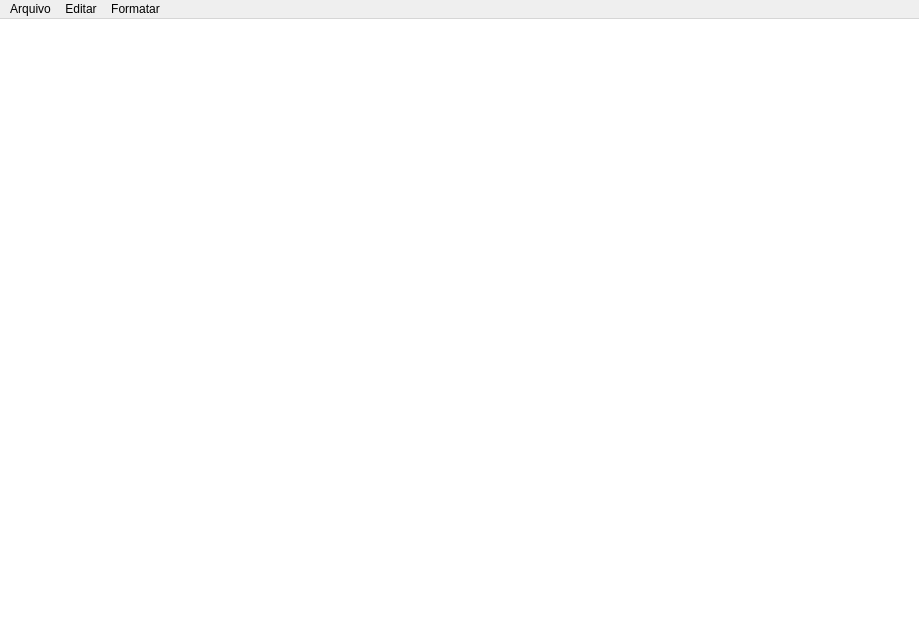
<?xml version="1.0" encoding="UTF-8"?>
<ui version="4.0">
 <class>Notepad</class>
 <widget class="QMainWindow" name="Notepad">
  <property name="geometry">
   <rect>
    <x>0</x>
    <y>0</y>
    <width>919</width>
    <height>631</height>
   </rect>
  </property>
  <property name="windowTitle">
   <string>Notepad</string>
  </property>
  <widget class="QWidget" name="centralwidget">
   <property name="styleSheet">
    <string notr="true">background-color: rgb(255, 255, 255);</string>
   </property>
   <layout class="QGridLayout" name="gridLayout_4">
    <item row="0" column="0">
     <layout class="QGridLayout" name="gridLayout_3">
      <item row="0" column="0">
       <widget class="QTextEdit" name="texto">
        <property name="font">
         <font>
          <family>Consolas</family>
          <pointsize>10</pointsize>
         </font>
        </property>
        <property name="styleSheet">
         <string notr="true">QTextEdit{
	margin: -200;
	color: black;
}</string>
        </property>
       </widget>
      </item>
     </layout>
    </item>
   </layout>
  </widget>
  <widget class="QMenuBar" name="menuBar">
   <property name="geometry">
    <rect>
     <x>0</x>
     <y>0</y>
     <width>919</width>
     <height>23</height>
    </rect>
   </property>
   <widget class="QMenu" name="menuArquivo">
    <property name="tearOffEnabled">
     <bool>false</bool>
    </property>
    <property name="title">
     <string>Arquivo</string>
    </property>
    <addaction name="actionNovo"/>
    <addaction name="actionNova_Janela"/>
    <addaction name="actionAbrir"/>
    <addaction name="actionSalvar"/>
    <addaction name="actionSalvar_como"/>
    <addaction name="separator"/>
    <addaction name="actionSair"/>
   </widget>
   <widget class="QMenu" name="menuEditar">
    <property name="title">
     <string>Editar</string>
    </property>
    <addaction name="actionDesfazer"/>
    <addaction name="separator"/>
    <addaction name="actionRecortar"/>
    <addaction name="actionCopiar"/>
    <addaction name="actionColar"/>
    <addaction name="actionExcluir"/>
    <addaction name="separator"/>
    <addaction name="actionLocalizar"/>
   </widget>
   <widget class="QMenu" name="menuFormatar">
    <property name="title">
     <string>Formatar</string>
    </property>
    <addaction name="actionFonte"/>
   </widget>
   <addaction name="menuArquivo"/>
   <addaction name="menuEditar"/>
   <addaction name="menuFormatar"/>
  </widget>
  <action name="actionSalvar">
   <property name="text">
    <string>Salvar</string>
   </property>
   <property name="shortcut">
    <string>Ctrl+S</string>
   </property>
  </action>
  <action name="actionAbrir">
   <property name="text">
    <string>Abrir...</string>
   </property>
   <property name="shortcut">
    <string>Ctrl+O</string>
   </property>
  </action>
  <action name="actionNovo">
   <property name="text">
    <string>Novo</string>
   </property>
   <property name="shortcut">
    <string>Ctrl+N</string>
   </property>
  </action>
  <action name="actionNova_Janela">
   <property name="text">
    <string>Nova Janela</string>
   </property>
   <property name="shortcut">
    <string>Ctrl+Shift+N</string>
   </property>
  </action>
  <action name="actionSalvar_como">
   <property name="text">
    <string>Salvar como...</string>
   </property>
   <property name="shortcut">
    <string>Ctrl+Shift+S</string>
   </property>
  </action>
  <action name="actionSair">
   <property name="text">
    <string>Sair</string>
   </property>
  </action>
  <action name="actionDesfazer">
   <property name="text">
    <string>Desfazer</string>
   </property>
   <property name="shortcut">
    <string>Ctrl+Z</string>
   </property>
  </action>
  <action name="actionRecortar">
   <property name="text">
    <string>Recortar</string>
   </property>
   <property name="shortcut">
    <string>Ctrl+X</string>
   </property>
  </action>
  <action name="actionCopiar">
   <property name="text">
    <string>Copiar</string>
   </property>
   <property name="shortcut">
    <string>Ctrl+C</string>
   </property>
  </action>
  <action name="actionColar">
   <property name="text">
    <string>Colar</string>
   </property>
   <property name="shortcut">
    <string>Ctrl+V</string>
   </property>
  </action>
  <action name="actionExcluir">
   <property name="text">
    <string>Excluir</string>
   </property>
   <property name="shortcut">
    <string>Del</string>
   </property>
  </action>
  <action name="actionLocalizar">
   <property name="text">
    <string>Localizar...</string>
   </property>
   <property name="shortcut">
    <string>Ctrl+F</string>
   </property>
  </action>
  <action name="actionFonte">
   <property name="text">
    <string>Fonte...</string>
   </property>
  </action>
 </widget>
 <resources/>
 <connections/>
</ui>
